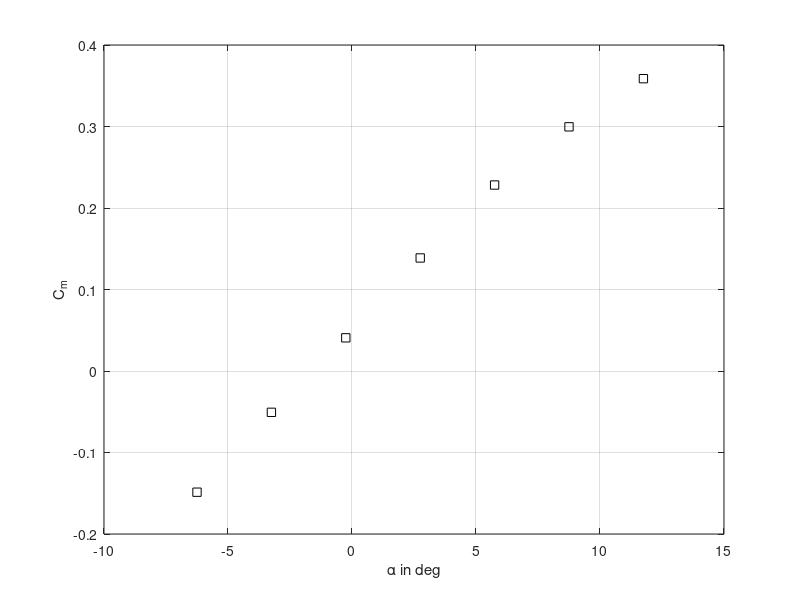

Write MATLAB code to recreate this figure. (Note: this script raises an error after producing the figure.)
%%%%%%%%%%%%%%%%%%%%%%%%%%%%%%%%%%%%%%%%%%%%%%%%%%%%%%%%%%%%%%%%%%%%%%%%%%%
%% Fuselage drag polyfit for drag correction
%%%%%%%%%%%%%%%%%%%%%%%%%%%%%%%%%%%%%%%%%%%%%%%%%%%%%%%%%%%%%%%%%%%%%%%%%%%
alpha = [
-6.25
-3.25
-0.25
2.75
5.75
8.75
11.75];

CD = [0.027
0.0249
0.0235
0.0236
0.0254
0.0287
0.0346];

CM = [-0.1487
-0.0507
0.0407
0.1387
0.2282
0.2996
0.3587];

p_fuse = polyfit(alpha,CD,3)

% alpha_cont = linspace(alpha(1),alpha(end),100)
% figure (10)
% plot(alpha,CD,'rs')
% hold on
% plot(alpha_cont,polyval(p_fuse,alpha_cont),'--r',LineWidth=2.0)
% xlabel('angle of attack in deg')
% ylabel('C_D')
% grid on
% legend('Exp','Polyfit')

p_fuse_cm = polyfit(alpha,CM,1)

figure(11)
plot(alpha,CM,'sk')
xlabel('\alpha in deg')
ylabel('C_m')
grid on


%%%%%%%%%%%%%%%%%%%%%%%%%%%%%%%%%%%%%%%%%%%%%%%%%%%%%%%%%%%%%%%%%%%%%%%%%%%
%% RUN 17
%%%%%%%%%%%%%%%%%%%%%%%%%%%%%%%%%%%%%%%%%%%%%%%%%%%%%%%%%%%%%%%%%%%%%%%%%%%

% [out1 out2] = system('sh ./RUN17.sh');


aswing_data = readtable("Aswing_Runs/Runs17.txt",NumHeaderLines=3)
run_17_asw_alpha = aswing_data.Var3;
run_17_asw_CD = aswing_data.Var4;
run_17_asw_CY = aswing_data.Var5;
run_17_asw_CL = aswing_data.Var6;
run_17_asw_Cl = aswing_data.Var7;
run_17_asw_Cm = aswing_data.Var8;
run_17_asw_Cn = aswing_data.Var9;
run_17_asw_e = aswing_data.Var10;


run_17_exp_alpha = [-6.2
-5.15
-4.11
-3.07
-2.04
-1
0.03
1.07
2.1
3.14
4.17
5.19
6.2
7.22];

run_17_exp_CL = [0.1235
0.2425
0.3425
0.4336
0.5159
0.61
0.6923
0.779
0.8598
0.9451
1.0142
1.073
1.1097
1.145];

run_17_exp_CD = [0.0513
0.0454
0.0442
0.0447
0.0461
0.049
0.0525
0.0569
0.0618
0.0675
0.0736
0.0807
0.0886
0.0965];

run_17_exp_Cm = [-0.1231
-0.1998
-0.2481
-0.3056
-0.3695
-0.4193
-0.4697
-0.5484
-0.6138
-0.6862
-0.7411
-0.7983
-0.8407
-0.8681];


run_17_exp_Cn = zeros(length(run_17_exp_alpha),1);
run_17_exp_CY = zeros(length(run_17_exp_alpha),1);
run_17_exp_Cl = zeros(length(run_17_exp_alpha),1);

run_18_exp_alpha = [-6.21
-5.17
-4.13
-3.1
-2.06
-1.03
0
1.04
2.07
3.09];

run_18_exp_CL = [0.0897
0.1984
0.2925
0.3704
0.46
0.5335
0.6203
0.6952
0.7702
0.8319];

run_18_exp_CD = [0.0544
0.049
0.0486
0.0498
0.0521
0.0545
0.0584
0.0623
0.0668
0.0722];

run_18_exp_Cm = [-0.1434
-0.1763
-0.2202
-0.2706
-0.3215
-0.3724
-0.4277
-0.4933
-0.562
-0.6187];


run_18_exp_Cn = zeros(length(run_18_exp_alpha),1);
run_18_exp_CY = zeros(length(run_18_exp_alpha),1);
run_18_exp_Cl = zeros(length(run_18_exp_alpha),1);


run_19_exp_alpha = [-6.2
-5.16
-4.12
-3.09
-2.05
-1.02
0.01
1.04
2.07
3.1
4.13
5.15
6.17
7.18];

run_19_exp_CL = [0.1102
0.2161
0.3072
0.3866
0.4924
0.5571
0.632
0.7129
0.7834
0.8481
0.9157
0.9671
1.0142
1.0436];

run_19_exp_CD = [0.0526
0.0474
0.0469
0.0484
0.0508
0.0536
0.057
0.0612
0.0658
0.071
0.0772
0.0844
0.0925
0.1009];

run_19_exp_Cm = [-0.1409
-0.1829
-0.2369
-0.2726
-0.325
-0.384
-0.4263
-0.5152
-0.5743
-0.6342
-0.6959
-0.7509
-0.7936
-0.8147];


run_19_exp_Cn = zeros(length(run_19_exp_alpha),1);
run_19_exp_CY = zeros(length(run_19_exp_alpha),1);
run_19_exp_Cl = zeros(length(run_19_exp_alpha),1);



figure(1)
subplot(1,3,1)
plot(run_17_exp_alpha,run_17_exp_CL,'ks',MarkerFaceColor='k',MarkerSize=8)
hold on
plot(run_18_exp_alpha,run_18_exp_CL,'bd',MarkerFaceColor='b',MarkerSize=8)
hold on
plot(run_19_exp_alpha,run_19_exp_CL,'v',MarkerFaceColor=[0 0.5 0],MarkerSize=8,MarkerEdgeColor=[0 0.5 0])
hold on
plot(run_17_exp_alpha,run_17_asw_CL,'--r',LineWidth=2.0)
xlabel('\alpha in deg')
ylabel('C_L')
grid on
legend('Exp strip 1','Exp strip 2','Exp strip 3','ASWING')


JW_FW_IN_CDp = [0.0206   -0.0614    0.0678   -0.0313    0.0068];
JW_FW_IN_CDf = [0.0106   -0.0276    0.0257   -0.0082    0.0132];

Cd_poly = JW_FW_IN_CDp+JW_FW_IN_CDf;
Cd_poly(end) = 0.0;
subplot(1,3,2)
plot(run_17_exp_alpha,run_17_exp_CD,'ks',MarkerFaceColor='k',MarkerSize=8)
hold on
plot(run_18_exp_alpha,run_18_exp_CD,'bd',MarkerFaceColor='b',MarkerSize=8)
hold on
plot(run_19_exp_alpha,run_19_exp_CD,'v',MarkerFaceColor=[0 0.5 0],MarkerSize=8,MarkerEdgeColor=[0 0.5 0])
hold on
plot(run_17_asw_alpha,polyval(p_fuse,run_17_asw_alpha)+run_17_asw_CD,'--r',LineWidth=2.0)
xlabel('\alpha in deg')
ylabel('C_D')
grid on
legend('Exp strip 1','Exp strip 2','Exp strip 3','ASWING')
ylim([0.0 0.11])



subplot(1,3,3)
plot(run_17_exp_alpha,run_17_exp_Cm-polyval(p_fuse_cm,run_17_exp_alpha),'ks',MarkerFaceColor='k',MarkerSize=8)
hold on
% plot(run_17_exp_alpha,run_17_exp_Cm,'ks',MarkerFaceColor='k',MarkerSize=8)
% hold on
plot(run_18_exp_alpha,run_18_exp_Cm-polyval(p_fuse_cm,run_18_exp_alpha),'bd',MarkerFaceColor='b',MarkerSize=8)
hold on
plot(run_19_exp_alpha,run_19_exp_Cm-polyval(p_fuse_cm,run_19_exp_alpha),'v',MarkerFaceColor=[0 0.5 0],MarkerSize=8,MarkerEdgeColor=[0 0.5 0])
hold on
plot(run_17_exp_alpha,run_17_asw_Cm,'--r',LineWidth=2.0)
xlabel('\alpha in deg')
ylabel('C_m')
grid on
legend('Exp strip 1','Exp strip 2','Exp strip 3','ASWING')
% subplot(2,3,4)
% plot(run_17_exp_alpha,run_17_exp_CY,'ks',MarkerFaceColor='k',MarkerSize=8)
% hold on
% plot(run_17_exp_alpha,run_17_asw_CY,'--r',MarkerFaceColor='k',MarkerSize=8)
% xlabel('\alpha in deg')
% ylabel('C_Y')
% ylim([-1 1])
% grid on
% legend('Exp strip 1','Exp strip 2','Exp strip 3','ASWING')
% subplot(2,3,5)
% plot(run_17_exp_alpha,run_17_exp_Cn,'ks',MarkerFaceColor='k',MarkerSize=8)
% hold on
% plot(run_17_exp_alpha,run_17_asw_Cn,'--r',MarkerFaceColor='k',MarkerSize=8)
% xlabel('\alpha in deg')
% ylabel('C_Y')
% ylim([-1 1])
% grid on
% legend('Exp strip 1','Exp strip 2','Exp strip 3','ASWING')
% subplot(2,3,6)
% plot(run_17_exp_alpha,run_17_exp_Cl,'ks',MarkerFaceColor='k',MarkerSize=8)
% hold on
% plot(run_17_exp_alpha,run_17_asw_Cl,'--r',MarkerFaceColor='k',MarkerSize=8)
% xlabel('\alpha in deg')
% ylabel('C_Y')
% ylim([-1 1])
% grid on
% legend('Exp strip 1','Exp strip 2','Exp strip 3','ASWING')
